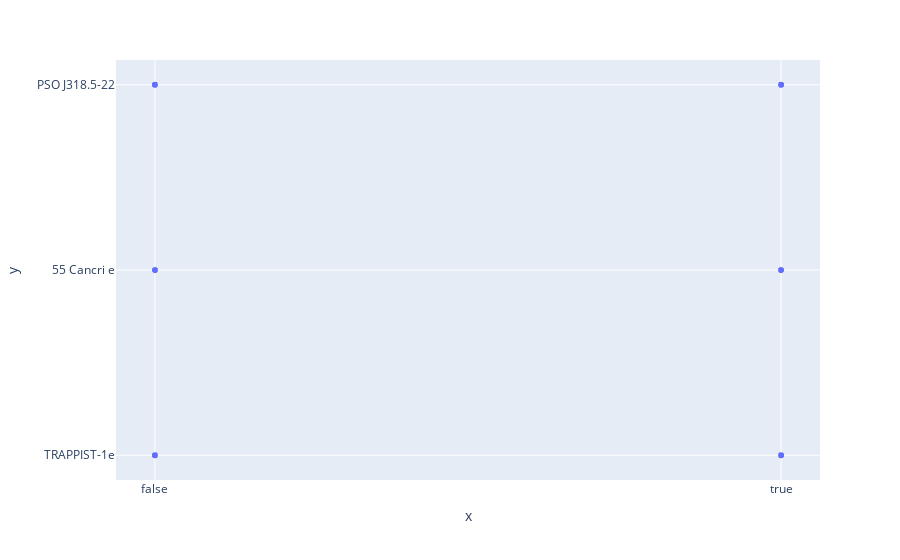

The notebook cell saved with this chart:
### Code cell
df = pd.read_csv('https://gist.githubusercontent.com/dwootton/6e45d15f0b6936bd8c54df7849930117/raw/c7bdac122b3babce87b6a2f000c71f66c8fba0c2/final_space_titanic.csv')
fig = px.scatter(x=df.CryoSleep, y=df.Destination)
fig.show()

### Figure 1 — Plotly figure (JSON) as saved in the notebook; plotly's stock layout.template omitted (floating-point values rounded to 4 significant figures; data arrays with more than 128 entries replaced by an {"elided": "..."} marker saying what was removed)
{"data": [{"hovertemplate": "x=%{x}<br>y=%{y}<extra></extra>", "legendgroup": "", "marker": {"color": "#636efa", "symbol": "circle"}, "mode": "markers", "name": "", "showlegend": false, "type": "scattergl", "x": {"elided": "5000 bool values"}, "xaxis": "x", "y": {"elided": "5000 str values"}, "yaxis": "y"}], "layout": {"autosize": true, "legend": {"tracegroupgap": 0}, "margin": {"t": 60}, "xaxis": {"anchor": "y", "autorange": true, "domain": [0, 1], "range": [-0.05873, 1.059], "title": {"text": "x"}, "type": "category"}, "yaxis": {"anchor": "x", "autorange": true, "domain": [0, 1], "range": [-0.1549, 2.155], "title": {"text": "y"}, "type": "category"}}}
